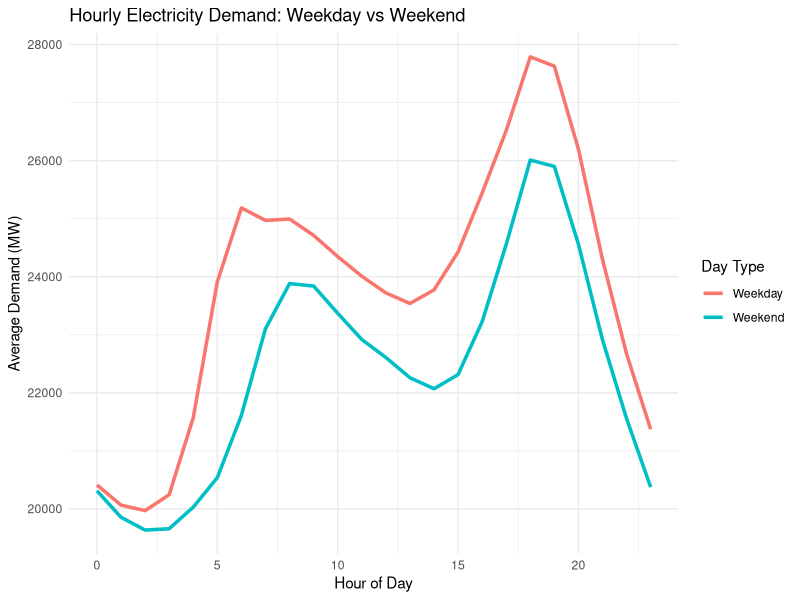
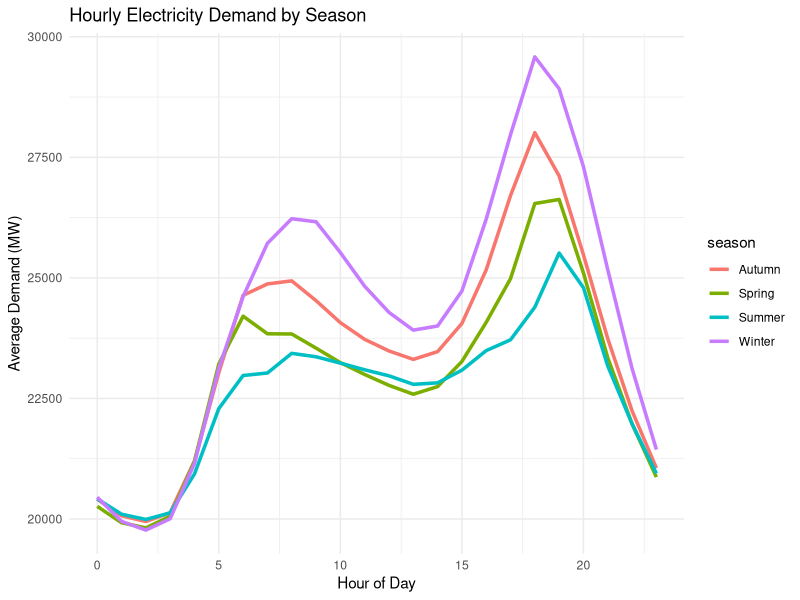
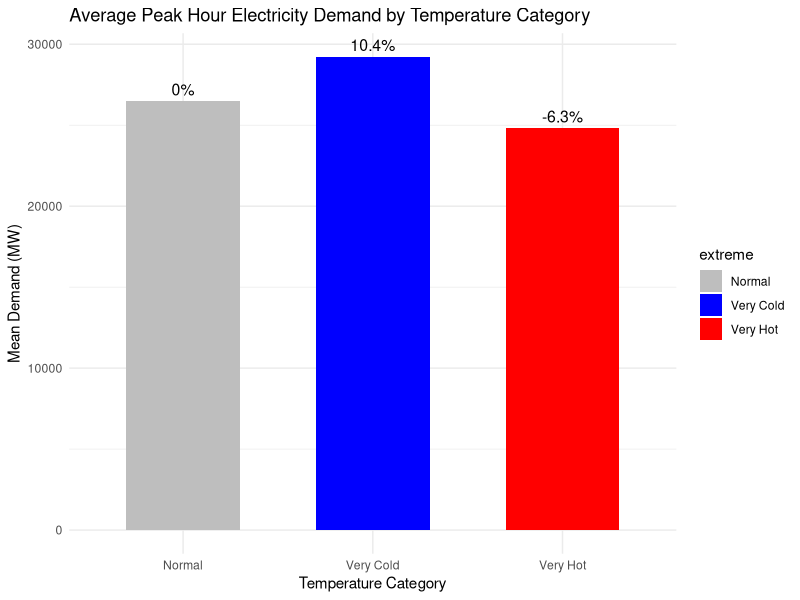

The R source for these figures, in order:
library(tidyverse)
library(lubridate)
library(ggplot2)
library(dplyr)

#########################################Problem 1###############################
df <- read.csv("Eskom demand Data.csv")

head(df[[1]])

df <- df %>%
  mutate(
    datetime = parse_date_time(Date.Time.Hour.Beginning,
                               orders = c("dmy HMS p", "ymd HMS p",
                                          "dmy HM p",  "ymd HM p"))
  )                                                                 ##Why? so we can group the dates into weekdays and weekends, compare trends time patterns.

##Extracting the usable features
df <- df %>%
  mutate(
    hour = hour(datetime),
    date = as.Date(datetime),
    weekday = wday(datetime, label = TRUE),
    is_weekend = weekday %in% c("Sat", "Sun") # True is weekend
  )

# 2. Aggregate to get average demand per hour for weekdays and weekends
hourly_curve <- df %>%
  group_by(hour, is_weekend) %>%
  summarise(avg_demand = mean(Residual.Demand, na.rm = TRUE)) %>%
  mutate(day_type = ifelse(is_weekend, "Weekend", "Weekday"))


# 3. Plot the average daily curve
ggplot(hourly_curve, aes(x = hour, y = avg_demand, color = day_type)) +
  geom_line(size = 1.2) +
  labs(
    title = "Hourly Electricity Demand: Weekday vs Weekend",
    x = "Hour of Day",
    y = "Average Demand (MW)",
    color = "Day Type"
  ) +
  theme_minimal()

# 4. Season column
df<- df %>%
  mutate(
    month = month(date),
    season = case_when(
      month %in% c(12, 1, 2) ~ "Summer",
      month %in% c(3, 4, 5)  ~ "Autumn",
      month %in% c(6, 7, 8)  ~ "Winter",
      month %in% c(9, 10, 11) ~ "Spring"
    )
  )

# 5. Aggregate hourly demand by season
seasonal_curve <- df %>%
  group_by(hour, season) %>%
  summarise(avg_demand = mean(Residual.Demand, na.rm = TRUE))

ggplot(seasonal_curve, aes(x = hour, y = avg_demand, color = season)) +
  geom_line(size = 1.2) +
  labs(
    title = "Hourly Electricity Demand by Season",
    x = "Hour of Day",
    y = "Average Demand (MW)"
  ) +
  theme_minimal()

######################################Problem 2###########################################
library(dplyr)
#1. transfer data
temp1 <- read.csv("Durban Weather 2021-2025.csv")
temp2 <- read.csv("Cape Town Weather 2021-2025.csv")
temp3 <- read.csv("Johannesburg Weather 2021-2025.csv")

#2. Convert data to numeric
temp1 <- temp1 %>%
  mutate(
    datetime = ymd_hm(time),
    temperature_2m = as.numeric(temperature_2m),
    rain._mm = as.numeric(rain._mm)
  )

temp2 <- temp2 %>%
  mutate(
    datetime = ymd_hm(time),
    temperature_2m = as.numeric(temperature_2m),
    rain_mm = as.numeric(rain_mm)
  )

temp3 <- temp3 %>%
  mutate(
    datetime = ymd_hm(time),
    temperature_2m = as.numeric(temperature_2m),
    rain_mm = as.numeric(rain_mm)
  )

#3. variable time has to be separated into a date column
temp1 <- temp1 %>%
  mutate(date = as.Date(datetime))

temp2 <- temp2 %>%
  mutate(date = as.Date(datetime))

temp3 <- temp3 %>%
  mutate(date = as.Date(datetime))

#4. combining both cities
temp_all <- bind_rows(temp1, temp2, temp3)

#5. daily average temp
daily_temp <- temp_all %>%
  group_by(date) %>%
  summarise(
    avg_temp = mean(temperature_2m, na.rm = TRUE)
  )
head(daily_temp)
summary(daily_temp$avg_temp)

# Top 5% = hot days, Bottom 5% = cold days
hot_threshold <- quantile(daily_temp$avg_temp, 0.95, na.rm = TRUE) #95th percentile
cold_threshold <- quantile(daily_temp$avg_temp, 0.05, na.rm = TRUE) #5th percentile

#classifying extreme temp days
daily_temp <- daily_temp %>%
  mutate(
    extreme = case_when(
      avg_temp >= hot_threshold ~ "Very Hot",
      avg_temp <= cold_threshold ~ "Very Cold",
      TRUE ~ "Normal"
    )
  )

df_peak <- df %>%
  left_join(daily_temp, by = "date")

#Step 3: Filter peak hours (17:00–20:00)
df_peak_hours <- df_peak %>%
  filter(hour >= 17 & hour <= 20, !is.na(extreme))

#manually calculating normal temperature mean
normal_mean <- df_peak_hours %>%
  filter(extreme == "Normal") %>%
  summarise(mean_demand = mean(Residual.Demand, na.rm = TRUE)) %>%
  pull(mean_demand)

#Calculate mean demand by temperature category
peak_summary <- df_peak_hours %>%
  group_by(extreme) %>%
  summarise(
    mean_demand_MW = mean(Residual.Demand, na.rm = TRUE)
  ) %>%
  mutate(
    perc_diff_vs_normal = 100 * (mean_demand_MW - normal_mean) / normal_mean
  )

peak_summary

#Problem 2 Plot
ggplot(peak_summary, aes(x = extreme, y = mean_demand_MW, fill = extreme)) +
  geom_col(width = 0.6) +
  geom_text(aes(label = paste0(round(perc_diff_vs_normal, 1), "%")), 
            vjust = -0.5, size = 4) +
  labs(
    title = "Average Peak Hour Electricity Demand by Temperature Category",
    x = "Temperature Category",
    y = "Mean Demand (MW)"
  ) +
  scale_fill_manual(values = c("Very Hot" = "red", "Very Cold" = "blue", "Normal" = "grey")) +
  theme_minimal()
